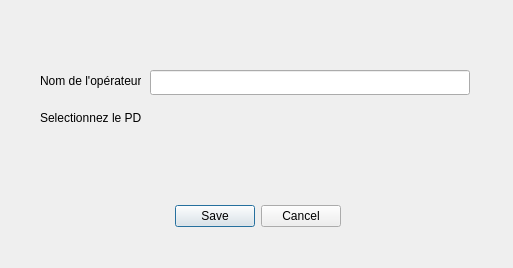
<?xml version="1.0" encoding="UTF-8"?>
<ui version="4.0">
 <class>DialogAjoutOperateur</class>
 <widget class="QDialog" name="DialogAjoutOperateur">
  <property name="geometry">
   <rect>
    <x>0</x>
    <y>0</y>
    <width>513</width>
    <height>268</height>
   </rect>
  </property>
  <property name="windowTitle">
   <string notr="true">Ajout opérateur</string>
  </property>
  <widget class="QDialogButtonBox" name="buttonOperateur">
   <property name="geometry">
    <rect>
     <x>0</x>
     <y>200</y>
     <width>341</width>
     <height>32</height>
    </rect>
   </property>
   <property name="orientation">
    <enum>Qt::Horizontal</enum>
   </property>
   <property name="standardButtons">
    <set>QDialogButtonBox::Cancel|QDialogButtonBox::Save</set>
   </property>
  </widget>
  <widget class="QLabel" name="label">
   <property name="geometry">
    <rect>
     <x>40</x>
     <y>70</y>
     <width>101</width>
     <height>21</height>
    </rect>
   </property>
   <property name="text">
    <string>Nom de l'opérateur: </string>
   </property>
  </widget>
  <widget class="QLabel" name="label_2">
   <property name="geometry">
    <rect>
     <x>40</x>
     <y>110</y>
     <width>101</width>
     <height>16</height>
    </rect>
   </property>
   <property name="text">
    <string>Selectionnez le PDF:</string>
   </property>
  </widget>
  <widget class="QgsFileWidget" name="sectionnePDF" native="true">
   <property name="enabled">
    <bool>true</bool>
   </property>
   <property name="geometry">
    <rect>
     <x>150</x>
     <y>100</y>
     <width>320</width>
     <height>30</height>
    </rect>
   </property>
   <property name="autoFillBackground">
    <bool>false</bool>
   </property>
  </widget>
  <widget class="QgsFilterLineEdit" name="mLineEdit">
   <property name="geometry">
    <rect>
     <x>150</x>
     <y>70</y>
     <width>320</width>
     <height>25</height>
    </rect>
   </property>
   <property name="qgisRelation" stdset="0">
    <string notr="true"/>
   </property>
  </widget>
 </widget>
 <customwidgets>
  <customwidget>
   <class>QgsFilterLineEdit</class>
   <extends>QLineEdit</extends>
   <header>qgsfilterlineedit.h</header>
  </customwidget>
  <customwidget>
   <class>QgsFileWidget</class>
   <extends>QWidget</extends>
   <header>qgsfilewidget.h</header>
  </customwidget>
 </customwidgets>
 <tabstops>
  <tabstop>mLineEdit</tabstop>
  <tabstop>buttonOperateur</tabstop>
 </tabstops>
 <resources/>
 <connections>
  <connection>
   <sender>buttonOperateur</sender>
   <signal>accepted()</signal>
   <receiver>DialogAjoutOperateur</receiver>
   <slot>accept()</slot>
   <hints>
    <hint type="sourcelabel">
     <x>228</x>
     <y>231</y>
    </hint>
    <hint type="destinationlabel">
     <x>157</x>
     <y>267</y>
    </hint>
   </hints>
  </connection>
  <connection>
   <sender>buttonOperateur</sender>
   <signal>rejected()</signal>
   <receiver>DialogAjoutOperateur</receiver>
   <slot>reject()</slot>
   <hints>
    <hint type="sourcelabel">
     <x>296</x>
     <y>231</y>
    </hint>
    <hint type="destinationlabel">
     <x>286</x>
     <y>267</y>
    </hint>
   </hints>
  </connection>
 </connections>
</ui>
